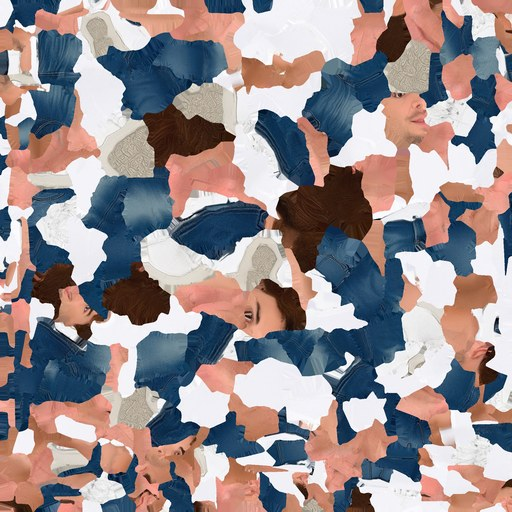
#> input picture foundation/tools/crowd_src/fan.jpg, 512 x 512 px
$ python people_textures.py ../../../foundation/tools/crowd_src/fan.jpg ../../../foundation/tools/crowd_src/fan.jpg ../../../foundation/tools/crowd_src/fan.jpg 100
#> lines starting #> are read from the running program, lines starting #| are printed output that depends on the picture
#!/usr/bin/env python3
"""The officials' textures for phones: each Meshy model's 2048 atlas down to 512 (the officials are small on the
screen), or to the size given (1024 for Medium and High: <who>_hd.jpg). On the referee's black kit, the generator painted a sportswear maker's marks: any pale speck inside a dark
patch is filled with the dark around it, so the kit is plain (the game shows no brands).

Usage: python3 people_textures.py <texture.jpg> <out.jpg> [clean|plain] [size]   (needs Pillow and numpy)
"""
import sys

import numpy as np
from PIL import Image, ImageFilter


def main():
    src, out = sys.argv[1], sys.argv[2]
    img = Image.open(src).convert("RGB")
#> img is the input picture: PIL image 512x512 RGB; mean R, G, B 152.1, 140.9, 143.1
    if len(sys.argv) > 3 and sys.argv[3] == "clean":
        a = np.asarray(img).astype(np.float32) / 255.0
        lum = a @ np.array([0.2126, 0.7152, 0.0722], np.float32)
        # The dark around each pixel: a wide blur of the picture with its pale pixels left out.
        dark = (lum < 0.25).astype(np.float32)
        blur = lambda x: np.asarray(Image.fromarray((x * 255).astype(np.uint8)).filter(ImageFilter.GaussianBlur(14))).astype(np.float32) / 255.0
        share = blur(dark)
        fill = np.stack([blur(a[..., i] * dark) for i in range(3)], -1) / np.maximum(share[..., None], 1e-3)
        # Only white marks (the grey socks and boots meet the black kit too): skin is a pale colour as well, and the atlas puts small pieces of skin right
        # against the black kit, so a looser test (chroma under 0.25) blacked out the edge of every piece of skin,
        # which showed as dark cracks across the referee's face, arms and legs.
        speck = (lum > 0.6) & (share > 0.35) & ((a.max(-1) - a.min(-1)) < 0.09)
        speck = np.asarray(Image.fromarray(speck.astype(np.uint8) * 255).filter(ImageFilter.MaxFilter(5))) > 0
        # Never near skin: where a piece of skin meets the kit its edge blends to grey, which passes the test above.
        skin = (lum > 0.3) & ((a[..., 0] - a[..., 2]) > 0.12)
        near_skin = np.asarray(Image.fromarray(skin.astype(np.uint8) * 255).filter(ImageFilter.MaxFilter(9))) > 0
        speck &= ~near_skin
        a[speck] = fill[speck]
        print("cleaned", int(speck.sum()), "pixels")
        img = Image.fromarray((np.clip(a, 0, 1) * 255).astype(np.uint8))
    size = int(sys.argv[4]) if len(sys.argv) > 4 else 512
    img.resize((size, size), Image.LANCZOS).save(out, quality=88, optimize=True)
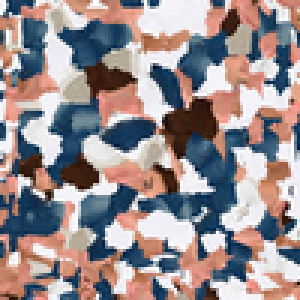
#> saved as fan.jpg: PIL image 100x100 RGB (shown 3 times larger); mean R, G, B 152.1, 140.9, 142.9
    print("wrote", out)


if __name__ == "__main__":
    main()
